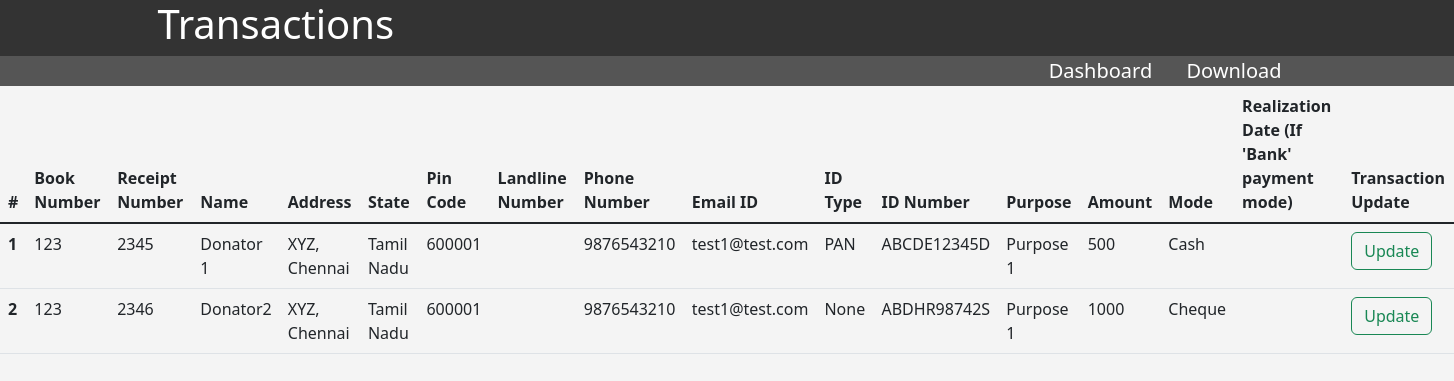
/3/checkData, run on an earlier commit of the app's database.
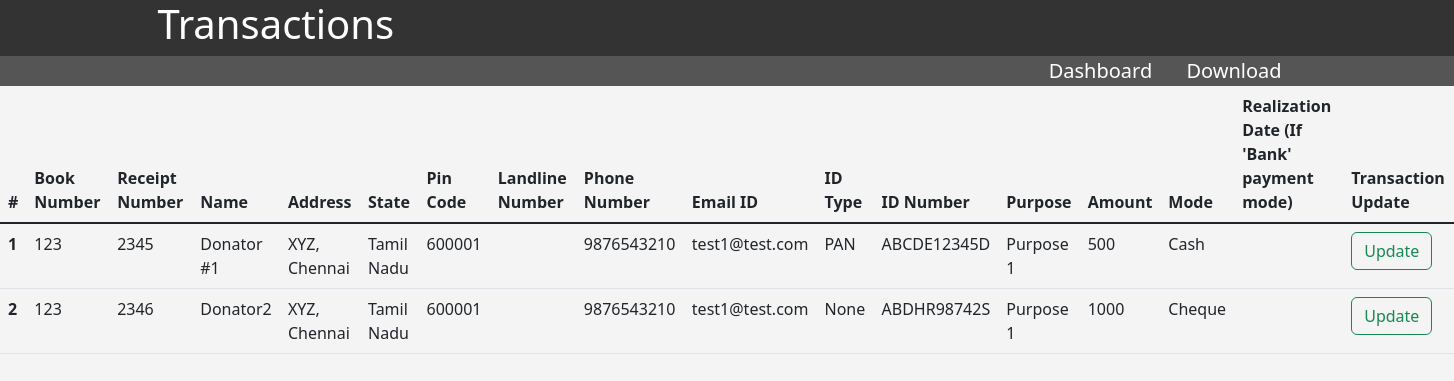
And on a later commit of the database.
### application/models.py (models this page shows)
class Receipt(db.Model):
    __tablename__ = "receipt"
    rid = db.Column(db.Integer, primary_key = True, autoincrement = True)
    org_id = db.Column(db.Integer)
    receipt_date = db.Column(db.String)
    book_no = db.Column(db.Integer)
    receipt_no = db.Column(db.Integer)
    name = db.Column(db.String)
    address = db.Column(db.String)
    state = db.Column(db.String)
    pincode = db.Column(db.Integer)
    landline = db.Column(db.Integer)
    phoneno = db.Column(db.Integer)
    email = db.Column(db.String)
    id_type = db.Column(db.String)
    panid = db.Column(db.String)
    purpose = db.Column(db.String)
    amount = db.Column(db.Integer)
    mode = db.Column(db.String)
    realization_date = db.Column(db.String)

### application/controllers.py (the view)
@app.route("/<int:org_id>/checkData")
def transactions(org_id):
    receipts = Receipt.query.filter_by(org_id = org_id).all()
    return render_template("allData.html", receipts = receipts, org_id = org_id)

### templates/allData.html (shortened to what this page needs)
<!DOCTYPE html>
<html lang="en">
<head>
    <link href="https://cdn.jsdelivr.net/npm/bootstrap@5.2.0/dist/css/bootstrap.min.css" rel="stylesheet">
    <link rel = "stylesheet" type="text/css" href = "/static/css/style.css">
</head>
<body>
    <header id ="main-header">
        <div class = "container">
            <h1>Transactions</h1>
        </div>
    </header>
    <nav id = "navbar">
        <div class="container">
            <li><a href ="/Organization/{{ org_id }}">Dashboard</a></li>
            <li><a href ="/download/{{ org_id }}">Download</a></li>
        </div>
    </nav>
      <table class="table">
          <thead>
            <tr>
              <th scope="col">#</th>
              <th scope="col">Book Number</th>
              <th scope="col">Receipt Number</th>
              <th scope="col">Name</th>
              <th scope="col">Address</th>
              <th scope="col">State</th>
              <th scope="col">Pin Code</th>
              <th scope="col">Landline Number</th>
              <th scope="col">Phone Number</th>
              <th scope="col">Email ID</th>
              <th scope="col">ID Type</th>
              <th scope="col">ID Number</th>
              <th scope="col">Purpose</th>
              <th scope="col">Amount</th>
              <th scope="col">Mode</th>
              <th scope="col">Realization Date (If 'Bank' payment mode)</th>
              <th scope="col">Transaction Update</th>
            </tr>
          </thead>
          <tbody class="table-group-divider">
            {% for receipt in receipts %}
            <tr>
              <th scope="row">{{ loop.index }}</th>
              <td>{{receipt.book_no}}</td>
              <td>{{receipt.receipt_no}}</td>
              <td>{{receipt.name}}</td>
              <td>{{receipt.address}}</td>
              <td>{{receipt.state}}</td>
              <td>{{receipt.pincode}}</td>
              <td>{{receipt.landline}}</td>
              <td>{{receipt.phoneno}}</td>
              <td>{{receipt.email}}</td>
              <td>{{receipt.id_type}}</td>
              <td>{{receipt.panid}}</td>
              <td>{{receipt.purpose}}</td>
              <td>{{receipt.amount}}</td>
              <td>{{receipt.mode}}</td>
              <td>{{receipt.realization_date}}</td>
              <td><a href = "/updateReceipt/{{ receipt.rid }}/"><button type="button" class="btn btn-outline-success">Update</button></a></td>
            </tr>
            {% endfor %}
          </tbody>
        </table>
</body>
</html>

What changed in the data, as far as the page shows it:
changed Receipt "PAN": name "Donator 1" → "Donator #1"
